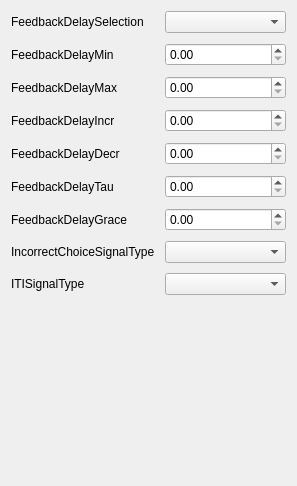
             <widget class="QWidget" name="feedbackDelayScrollAreaWidgetContents">
              <property name="geometry">
               <rect>
                <x>0</x>
                <y>0</y>
                <width>297</width>
                <height>486</height>
               </rect>
              </property>
              <layout class="QGridLayout" name="gridLayout_14">
               <item row="0" column="0">
                <layout class="QFormLayout" name="feedbackDelayFormLayout">
                 <property name="horizontalSpacing">
                  <number>10</number>
                 </property>
                 <property name="verticalSpacing">
                  <number>10</number>
                 </property>
                 <item row="0" column="0">
                  <widget class="QLabel" name="feedbackDelaySelectionLabel">
                   <property name="text">
                    <string>FeedbackDelaySelection</string>
                   </property>
                  </widget>
                 </item>
                 <item row="0" column="1">
                  <widget class="QComboBox" name="FeedbackDelaySelection"/>
                 </item>
                 <item row="1" column="0">
                  <widget class="QLabel" name="feedbackDelayMinLabel">
                   <property name="text">
                    <string>FeedbackDelayMin</string>
                   </property>
                  </widget>
                 </item>
                 <item row="1" column="1">
                  <widget class="QDoubleSpinBox" name="FeedbackDelayMin"/>
                 </item>
                 <item row="2" column="0">
                  <widget class="QLabel" name="feedbackDelayMaxLabel">
                   <property name="text">
                    <string>FeedbackDelayMax</string>
                   </property>
                  </widget>
                 </item>
                 <item row="2" column="1">
                  <widget class="QDoubleSpinBox" name="FeedbackDelayMax"/>
                 </item>
                 <item row="3" column="0">
                  <widget class="QLabel" name="feedbackDelayIncrLabel">
                   <property name="text">
                    <string>FeedbackDelayIncr</string>
                   </property>
                  </widget>
                 </item>
                 <item row="3" column="1">
                  <widget class="QDoubleSpinBox" name="FeedbackDelayIncr"/>
                 </item>
                 <item row="4" column="0">
                  <widget class="QLabel" name="feedbackDelayDecrLabel">
                   <property name="text">
                    <string>FeedbackDelayDecr</string>
                   </property>
                  </widget>
                 </item>
                 <item row="4" column="1">
                  <widget class="QDoubleSpinBox" name="FeedbackDelayDecr"/>
                 </item>
                 <item row="5" column="0">
                  <widget class="QLabel" name="feedbackDelayTauLabel">
                   <property name="text">
                    <string>FeedbackDelayTau</string>
                   </property>
                  </widget>
                 </item>
                 <item row="5" column="1">
                  <widget class="QDoubleSpinBox" name="FeedbackDelayTau"/>
                 </item>
                 <item row="6" column="0">
                  <widget class="QLabel" name="feedbackDelayGraceLabel">
                   <property name="text">
                    <string>FeedbackDelayGrace</string>
                   </property>
                  </widget>
                 </item>
                 <item row="6" column="1">
                  <widget class="QDoubleSpinBox" name="FeedbackDelayGrace"/>
                 </item>
                 <item row="7" column="0">
                  <widget class="QLabel" name="incorrectChoiceSignalTypeLabel">
                   <property name="text">
                    <string>IncorrectChoiceSignalType</string>
                   </property>
                  </widget>
                 </item>
                 <item row="7" column="1">
                  <widget class="QComboBox" name="IncorrectChoiceSignalType"/>
                 </item>
                 <item row="8" column="0">
                  <widget class="QLabel" name="iTISignalTypeLabel">
                   <property name="text">
                    <string>ITISignalType</string>
                   </property>
                  </widget>
                 </item>
                 <item row="8" column="1">
                  <widget class="QComboBox" name="ITISignalType"/>
                 </item>
                </layout>
               </item>
              </layout>
             </widget>
